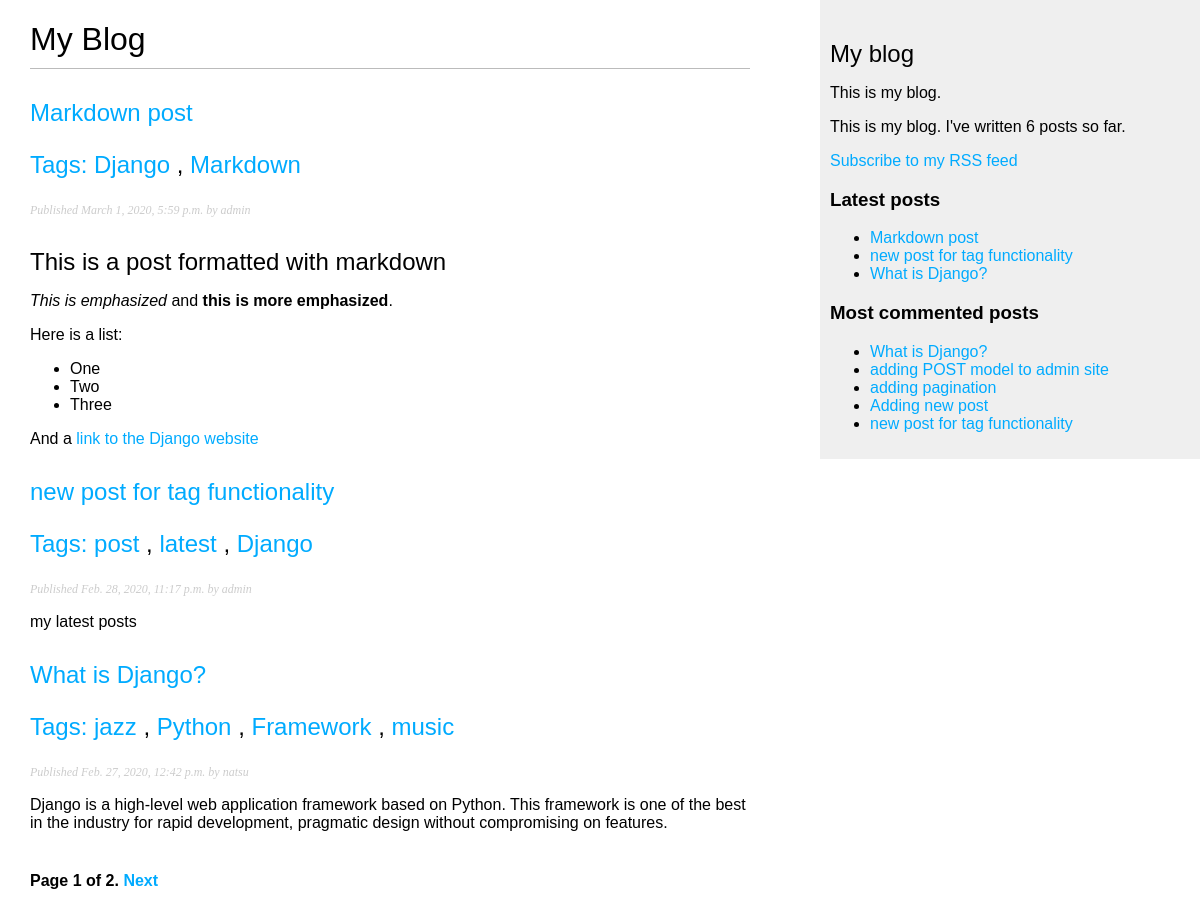
/blog/, run on an earlier commit of the app's database.
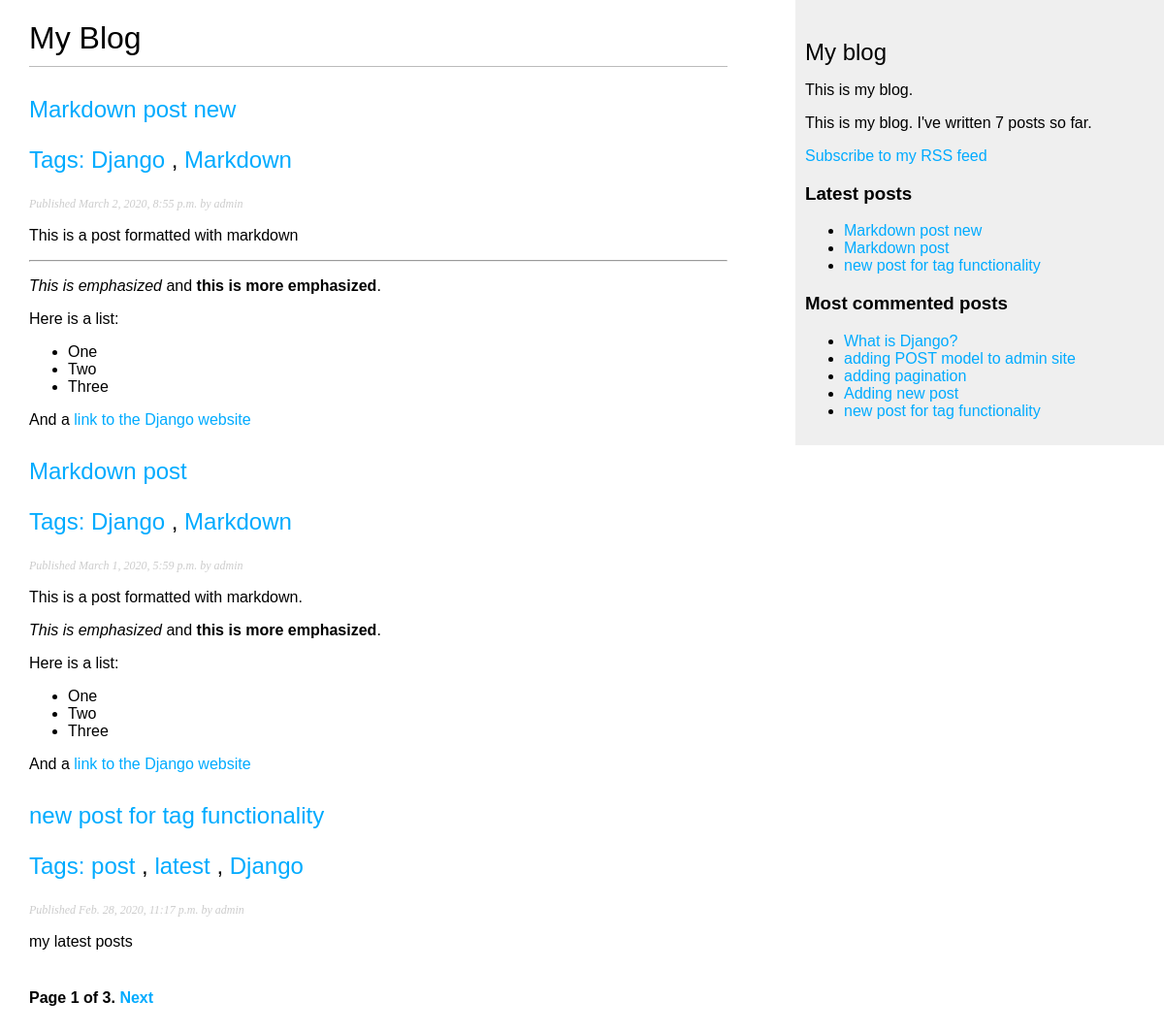
And on a later commit of the database.
### blog/models.py (models this page shows, shortened)
class Post(models.Model):
    STATUS_CHOICES = (
        ('draft', 'Draft'),
        ('published', 'Published'),
    )
    title = models.CharField(max_length=250)
    slug = models.SlugField(max_length=250, unique_for_date='publish')
    author = models.ForeignKey(User, on_delete=models.CASCADE, related_name='blog_posts')
    body = models.TextField()
    publish = models.DateTimeField(default=timezone.now)
    created = models.DateTimeField(auto_now_add=True)
    updated = models.DateTimeField(auto_now=True)
    status = models.CharField(max_length=10, choices=STATUS_CHOICES, default='draft')
    objects = models.Manager() # The default manager.
    published = PublishedManager() # Our custom manager
    tags = TaggableManager()
    class Meta:
        ordering = ('-publish',)
    def get_absolute_url(self):
        return reverse('blog:post_detail',args=[self.publish.year,self.publish.month,self.publish.day,self.slug])

### blog/views.py (the view)
# urls.py: path('', views.post_list, name='post_list'),
def post_list(request, tag_slug=None):
    object_list = Post.published.all()
    tag = None
    if tag_slug:
        tag = get_object_or_404(Tag, slug=tag_slug)
        object_list = object_list.filter(tags__in=[tag])
    paginator = Paginator(object_list, 3) # 3 posts in each page
    page = request.GET.get('page')
    try:
        posts = paginator.page(page)
    except PageNotAnInteger:
        posts = paginator.page(1)
    except EmptyPage:
        posts = paginator.page(paginator.num_pages)
    return render(request,'blog/post/list.html',{'page':page,'posts': posts,'tag': tag})

### blog/models.py (called while the page is built)
    def get_queryset(self):
        return super(PublishedManager, self).get_queryset().filter(status='published')

### blog/templatetags/blog_tags.py (called while the page is built)
@register.simple_tag
def total_posts():
    return Post.published.count()

@register.inclusion_tag('blog/post/latest_posts.html')
def show_latest_posts(count=5):
    latest_posts = Post.published.order_by('-publish')[:count]
    return {'latest_posts': latest_posts}

@register.simple_tag
def get_most_commented_posts(count=5):
    return Post.published.annotate(total_comments=Count('comments')).order_by('-total_comments')[:count]

@register.filter(name='markdown')
def markdown_format(text):
    return mark_safe(markdown.markdown(text))

### blog/templates/blog/post/list.html (shortened to what this page needs)
{% extends "blog/base.html" %}
{% load blog_tags %}
{% block content %}
    <h1>My Blog</h1>
    {% for post in posts %}
        <h2>
            <a href="{{ post.get_absolute_url }}">
                {{ post.title }}
                <p class="tags">
                    Tags:
                    {% for tag in post.tags.all %}
                        <a href="{% url 'blog:post_list_by_tag' tag.slug %}">
                            {{ tag.name }}
                        </a>
                        {% if not forloop.last %}, {% endif %}
                    {% endfor %}
                </p>
            </a>
        </h2>
    <p class="date">
        Published {{ post.publish }} by {{ post.author }}
    </p>
    {{ post.body|markdown|truncatewords_html:30 }}
    {% endfor %}
    {% include "pagination.html" with page=posts %}
{% endblock %}

### blog/templates/blog/base.html (shortened to what this page needs)
{% load blog_tags %}
{% load static %}
<!DOCTYPE html>
<html>
<head>
    <link href="{% static "css/blog.css" %}" rel="stylesheet">
</head>
<body>
    <div id="content">
        {% block content %}
        {% endblock %}
    </div>
    <div id="sidebar">
        <h2>My blog</h2>
            <p>This is my blog.</p>
            <p>This is my blog. I've written {% total_posts %} posts so far.</p>
            <p><a href="{% url "blog:post_feed" %}">Subscribe to my RSS feed</a></p>
            <h3>Latest posts</h3>
            {% show_latest_posts 3 %}
        <h3>Most commented posts</h3>
        {% get_most_commented_posts as most_commented_posts %}
        <ul>
        {% for post in most_commented_posts %}
            <li>
                <a href="{{ post.get_absolute_url }}">{{ post.title }}</a>
            </li>
        {% endfor %}
        </ul>
    </div>
</body>
</html>

### blog/templates/pagination.html (shortened to what this page needs)
<div class="pagination">
    <span class="step-links">
        <span class="current">
            Page {{ page.number }} of {{ page.paginator.num_pages }}.
        </span>
            {% if page.has_next %}
                <a href="?page={{ page.next_page_number }}">Next</a>
            {% endif %}
    </span>
</div>

### blog/templates/blog/post/latest_posts.html
<ul>
{% for post in latest_posts %}
    <li>
        <a href="{{ post.get_absolute_url }}">{{ post.title }}</a>
    </li>
{% endfor %}
</ul>

### blog/static/css/blog.css (style rules this page uses)
body { margin:0; padding:0; font-family:helvetica, sans-serif; }
a { color:#00abff; text-decoration:none; }
h1 { font-weight:normal; border-bottom:1px solid #bbb; padding:0 0 10px 0; }
h2 { font-weight:normal; margin:30px 0 0; }
#content { float:left; width:60%; padding:0 0 0 30px; }
#sidebar { float:right; width:30%; padding:10px; background:#efefef; height:100%; }
p.date { color:#ccc; font-family: georgia, serif; font-size: 12px; font-style: italic; }
.pagination { margin:40px 0; font-weight:bold; }

What changed in the data, as far as the page shows it:
no longer on one of the page's lists (row unchanged): Post: title "What is Django?", publish "Feb. 27, 2020, 12:42 p.m.", author "natsu", body "Django is a high-level web application framework based on Python. This framework is one of the best in the industry for rapid development, pragmatic design without compromising on features."
added Post: title "Markdown post new", publish "March 2, 2020, 8:55 p.m.", author "admin", body "This is a post formatted with markdown This is emphasized and this is more emphasized . Here is a list: One Two Three And a link to the Django website", Tag (name "Django"), Tag (name "Markdown")
changed Post "Markdown post": body "This is a post formatted with markdown This is emphasized and this is more emphasized . Here is a list: One Two Three And a link to the Django website" → "This is a post formatted with markdown. This is emphasized and this is more emphasized . Here is a list: One Two Three And a link to the Django website"
computed for Post "What is Django?": loses Tag (name "jazz"); loses Tag (name "Python"); loses Tag (name "Framework"); loses Tag (name "music")
Also different on the page:
{{ page.paginator.num_pages }}: "2" → "3"
text no longer shown: "6"
text now shown: "7"
